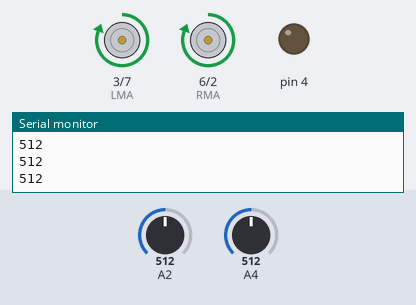
This sketch was run on a simulated Arduino Uno, built with avr-gcc and run on an emulated ATmega328P. On the bench: motor-driver pin pairs drawn as motors (green arrow = first pin HIGH = forward, orange = second pin HIGH = backward, longer = more drive), output pins drawn as LEDs (lit = HIGH), the last lines printed to the serial monitor. The test bench sets the inputs (shaded band); at power-on: A2 = 512, A4 = 512.

Above: at 1.2 s.
1.3 s: A2 set to 489
At 2.5 s:
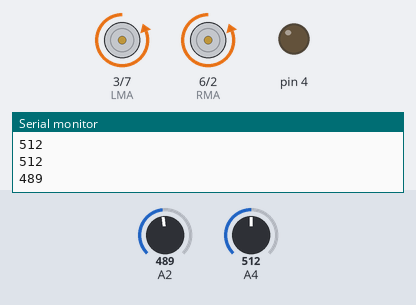
5.8 s: A2 set to 510
At 8.3 s:
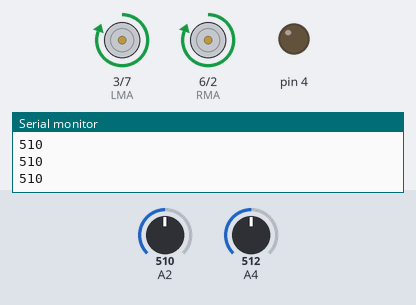
8.8 s: A2 set to 490
At 13.1 s:
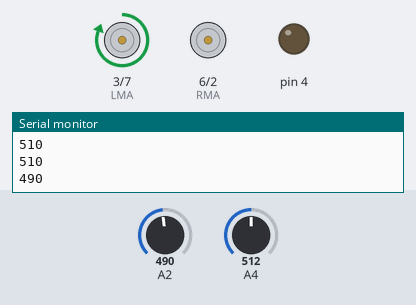
Timing chart, 0 to 16.3 s (numbered marks = the images above; inputs shaded):
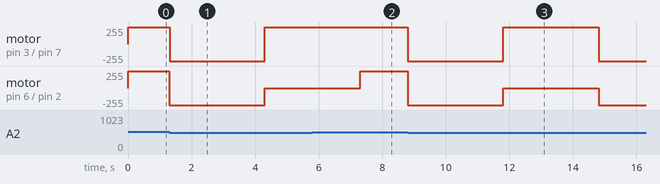

The sketch:

Beaver_Bot_Echo_co.ino
```cpp
#define RMB 2 //B IN2
#define RMA 6 //B IN1
#define LMA 3 //A IN1
#define LMB 7 //A IN2


void setup() {
  pinMode(RMB, OUTPUT);
  pinMode(RMA, OUTPUT);
  pinMode(LMA, OUTPUT);
  pinMode(LMB, OUTPUT);
  pinMode(4, OUTPUT);
  analogWrite(4, HIGH);
  analogWrite(2, HIGH);
  Serial.begin(9600);
}

void loop() {
  int sensor_r = analogRead(2);  //The right sensor goes to the blue wire
  int sensor_l = analogRead(4);  //The left sensor goes to the green wire
 // Serial.println(sensor_l);
  Serial.println(sensor_r);
  if (sensor_r < 500) {
    drive_Backwards();
    delay(3000);
    drive_Left();
    delay(3000);
  } else {
  drive_Forward();
  }
}

int drive_Forward() {  //The function for driving the bot forward
  digitalWrite(RMB, LOW);
  digitalWrite(RMA, HIGH);
  digitalWrite(LMA, HIGH);
  digitalWrite(LMB, LOW);
}

int drive_Backwards() {  //The function for driving the bot backwards
  digitalWrite(RMB, HIGH);
  digitalWrite(RMA, LOW);
  digitalWrite(LMA, LOW);
  digitalWrite(LMB, HIGH);
}

int drive_Right() {  //The function for turning the bot right
  digitalWrite(RMB, LOW);
  digitalWrite(RMA, HIGH);
  digitalWrite(LMA, LOW);
  digitalWrite(LMB, LOW);
}

int drive_Left() {  //The function for turning the bot left
  digitalWrite(RMB, LOW);
  digitalWrite(RMA, LOW);
  digitalWrite(LMA, HIGH);
  digitalWrite(LMB, LOW);
}

int stop_drive() {
  digitalWrite(RMB, LOW);
  digitalWrite(RMA, LOW);
  digitalWrite(LMA, LOW);
  digitalWrite(LMB, LOW);
}
```

Measured:
- the behaviour switches between 500 and 499 on A2 (found by bisection; images 0 and 1)
- after the input at 1.3 s, motor on pin 3 (LMA) / pin 7 (LMB): forward 255/255 → backward 255/255 at once, → forward 255/255 3.0 s later; motor on pin 6 (RMA) / pin 2 (RMB): forward 255/255 → backward 255/255 at once, → stopped 3.0 s later
- after the input at 5.8 s, motor on pin 3 (LMA) / pin 7 (LMB): stays forward 255/255 (without the input it goes to backward 255/255 after 1.5 s); motor on pin 6 (RMA) / pin 2 (RMB): stopped → forward 255/255 after 1.5 s
- after the input at 8.8 s, motor on pin 3 (LMA) / pin 7 (LMB): forward 255/255 → backward 255/255 at once, → forward 255/255 3.0 s later, → backward 255/255 3.0 s later; motor on pin 6 (RMA) / pin 2 (RMB): forward 255/255 → backward 255/255 at once, → stopped 3.0 s later, → backward 255/255 3.0 s later
